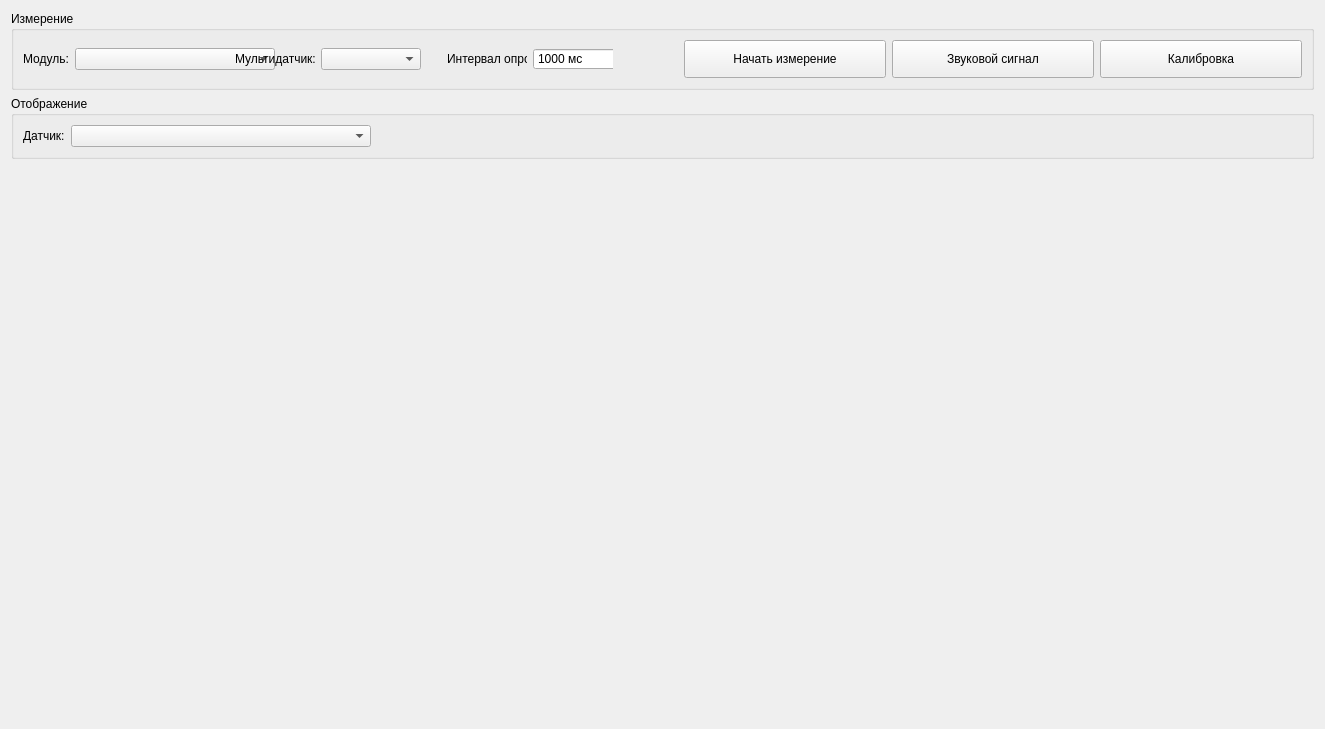
<?xml version="1.0" encoding="UTF-8"?>
<ui version="4.0">
 <class>SensorValuesChartTabWidget</class>
 <widget class="QWidget" name="SensorValuesChartTabWidget">
  <property name="geometry">
   <rect>
    <x>0</x>
    <y>0</y>
    <width>1325</width>
    <height>729</height>
   </rect>
  </property>
  <property name="windowTitle">
   <string>Form</string>
  </property>
  <property name="styleSheet">
   <string notr="true">QPushButton
{
	min-width: 200px;
	min-height: 30px;
}</string>
  </property>
  <layout class="QVBoxLayout" name="verticalLayout">
   <item>
    <widget class="QGroupBox" name="groupBox">
     <property name="title">
      <string>Измерение</string>
     </property>
     <layout class="QHBoxLayout" name="horizontalLayout_4">
      <item>
       <widget class="QWidget" name="wgtMeasureSetup" native="true">
        <property name="minimumSize">
         <size>
          <width>200</width>
          <height>0</height>
         </size>
        </property>
        <layout class="QHBoxLayout" name="horizontalLayout_7">
         <property name="leftMargin">
          <number>0</number>
         </property>
         <property name="topMargin">
          <number>0</number>
         </property>
         <property name="rightMargin">
          <number>0</number>
         </property>
         <property name="bottomMargin">
          <number>0</number>
         </property>
         <item>
          <layout class="QHBoxLayout" name="horizontalLayout">
           <item>
            <widget class="QLabel" name="label">
             <property name="font">
              <font>
               <weight>50</weight>
               <bold>false</bold>
              </font>
             </property>
             <property name="text">
              <string>Модуль:</string>
             </property>
            </widget>
           </item>
           <item>
            <widget class="QComboBox" name="cbModuleName">
             <property name="minimumSize">
              <size>
               <width>200</width>
               <height>0</height>
              </size>
             </property>
            </widget>
           </item>
          </layout>
         </item>
         <item>
          <spacer name="horizontalSpacer">
           <property name="orientation">
            <enum>Qt::Horizontal</enum>
           </property>
           <property name="sizeType">
            <enum>QSizePolicy::Minimum</enum>
           </property>
           <property name="sizeHint" stdset="0">
            <size>
             <width>40</width>
             <height>20</height>
            </size>
           </property>
          </spacer>
         </item>
         <item>
          <layout class="QHBoxLayout" name="horizontalLayout_2">
           <item>
            <widget class="QLabel" name="label_20">
             <property name="text">
              <string>Мультидатчик:</string>
             </property>
            </widget>
           </item>
           <item>
            <widget class="QComboBox" name="cbMsAddress">
             <property name="minimumSize">
              <size>
               <width>100</width>
               <height>0</height>
              </size>
             </property>
            </widget>
           </item>
          </layout>
         </item>
         <item>
          <spacer name="horizontalSpacer_2">
           <property name="orientation">
            <enum>Qt::Horizontal</enum>
           </property>
           <property name="sizeType">
            <enum>QSizePolicy::Minimum</enum>
           </property>
           <property name="sizeHint" stdset="0">
            <size>
             <width>40</width>
             <height>20</height>
            </size>
           </property>
          </spacer>
         </item>
         <item>
          <layout class="QHBoxLayout" name="horizontalLayout_3">
           <item>
            <widget class="QLabel" name="label_2">
             <property name="text">
              <string>Интервал опроса:</string>
             </property>
            </widget>
           </item>
           <item>
            <widget class="QSpinBox" name="sbPollInterval">
             <property name="minimumSize">
              <size>
               <width>100</width>
               <height>0</height>
              </size>
             </property>
             <property name="suffix">
              <string> мс</string>
             </property>
             <property name="minimum">
              <number>100</number>
             </property>
             <property name="maximum">
              <number>10000</number>
             </property>
             <property name="value">
              <number>1000</number>
             </property>
            </widget>
           </item>
          </layout>
         </item>
        </layout>
       </widget>
      </item>
      <item>
       <spacer name="horizontalSpacer_3">
        <property name="orientation">
         <enum>Qt::Horizontal</enum>
        </property>
        <property name="sizeType">
         <enum>QSizePolicy::MinimumExpanding</enum>
        </property>
        <property name="sizeHint" stdset="0">
         <size>
          <width>65</width>
          <height>20</height>
         </size>
        </property>
       </spacer>
      </item>
      <item>
       <widget class="QPushButton" name="btnStartStop">
        <property name="minimumSize">
         <size>
          <width>202</width>
          <height>32</height>
         </size>
        </property>
        <property name="text">
         <string>Начать измерение</string>
        </property>
        <property name="checkable">
         <bool>true</bool>
        </property>
        <property name="checked">
         <bool>false</bool>
        </property>
       </widget>
      </item>
      <item>
       <widget class="QPushButton" name="btnBeep">
        <property name="minimumSize">
         <size>
          <width>202</width>
          <height>32</height>
         </size>
        </property>
        <property name="text">
         <string>Звуковой сигнал</string>
        </property>
        <property name="checkable">
         <bool>true</bool>
        </property>
        <property name="checked">
         <bool>false</bool>
        </property>
       </widget>
      </item>
      <item>
       <widget class="QPushButton" name="btnCalibrate">
        <property name="minimumSize">
         <size>
          <width>202</width>
          <height>32</height>
         </size>
        </property>
        <property name="text">
         <string>Калибровка</string>
        </property>
        <property name="checkable">
         <bool>true</bool>
        </property>
        <property name="checked">
         <bool>false</bool>
        </property>
       </widget>
      </item>
     </layout>
    </widget>
   </item>
   <item>
    <widget class="QGroupBox" name="groupBox_2">
     <property name="title">
      <string>Отображение</string>
     </property>
     <layout class="QHBoxLayout" name="horizontalLayout_6">
      <item>
       <layout class="QHBoxLayout" name="horizontalLayout_5">
        <item>
         <widget class="QLabel" name="label_3">
          <property name="font">
           <font>
            <weight>50</weight>
            <bold>false</bold>
           </font>
          </property>
          <property name="text">
           <string>Датчик:</string>
          </property>
         </widget>
        </item>
        <item>
         <widget class="QComboBox" name="cbSensorName">
          <property name="minimumSize">
           <size>
            <width>300</width>
            <height>0</height>
           </size>
          </property>
         </widget>
        </item>
       </layout>
      </item>
      <item>
       <spacer name="horizontalSpacer_4">
        <property name="orientation">
         <enum>Qt::Horizontal</enum>
        </property>
        <property name="sizeType">
         <enum>QSizePolicy::MinimumExpanding</enum>
        </property>
        <property name="sizeHint" stdset="0">
         <size>
          <width>244</width>
          <height>20</height>
         </size>
        </property>
       </spacer>
      </item>
     </layout>
    </widget>
   </item>
   <item>
    <widget class="QChartView" name="wgtChartView" native="true">
     <property name="sizePolicy">
      <sizepolicy hsizetype="Preferred" vsizetype="MinimumExpanding">
       <horstretch>0</horstretch>
       <verstretch>0</verstretch>
      </sizepolicy>
     </property>
     <property name="font">
      <font>
       <pointsize>12</pointsize>
      </font>
     </property>
    </widget>
   </item>
  </layout>
 </widget>
 <customwidgets>
  <customwidget>
   <class>QChartView</class>
   <extends>QWidget</extends>
   <header>qchartview.h</header>
   <container>1</container>
  </customwidget>
 </customwidgets>
 <resources/>
 <connections/>
</ui>
